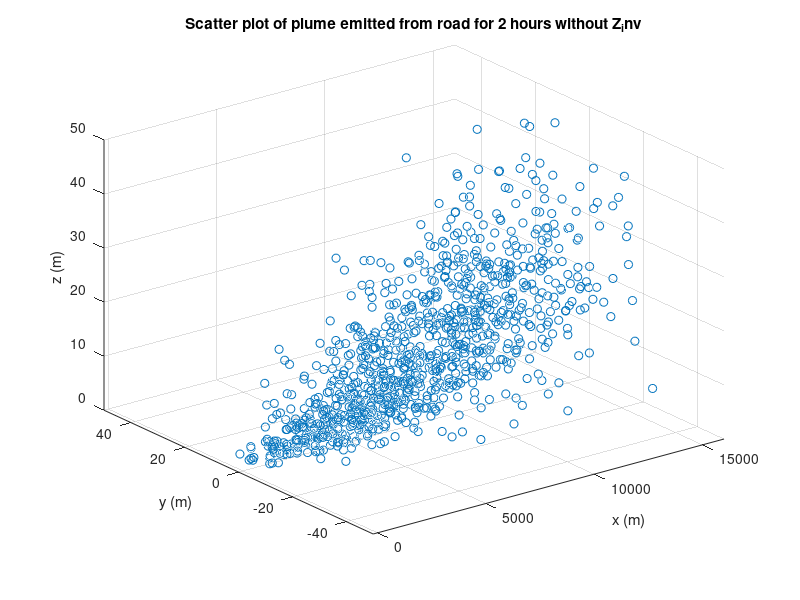
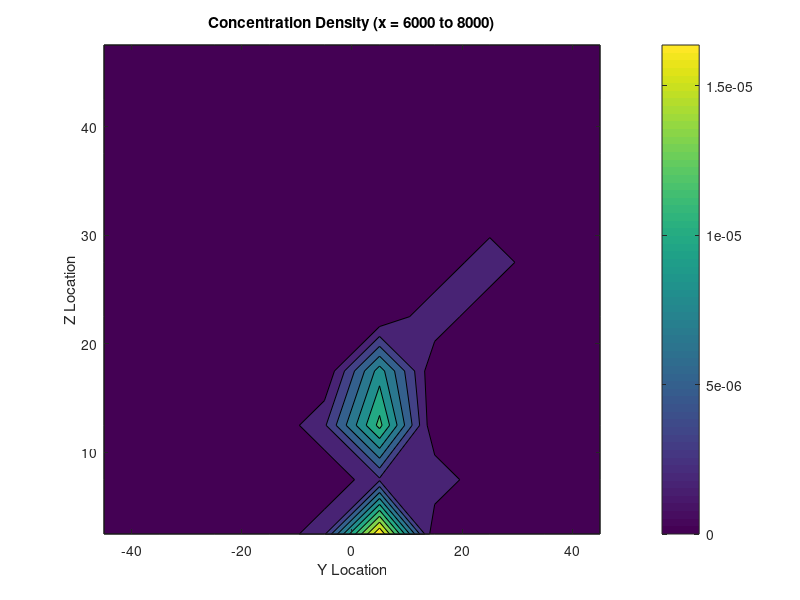
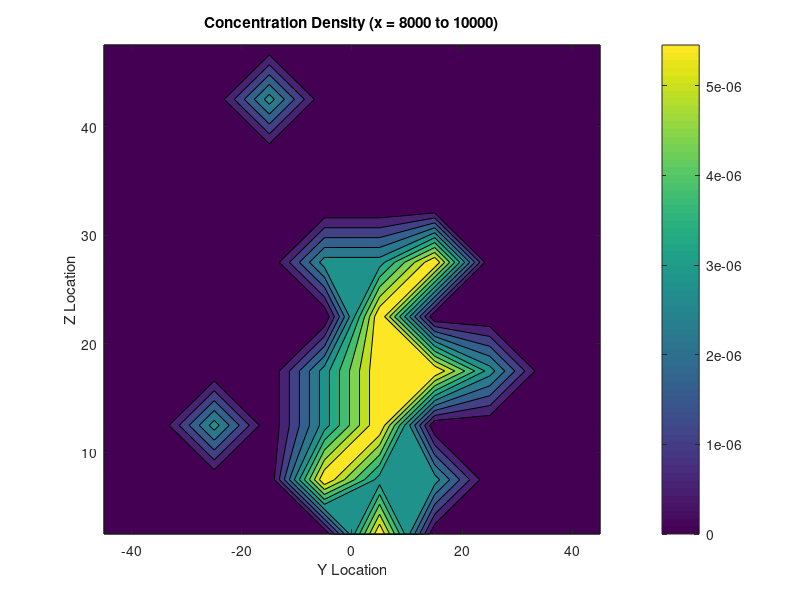

Reproduce these figures in MATLAB, in order.
%Julie Harrow
%1.020 Problem Set5: Problem 3C


% Simulation time
dt = 0.02; % time step (hours)
T = 100; % time steps

% Particles emitted over time step dt
emitted = 10;
% Mass of each particle : 1 particle theoretically equals 120 kg 
    % ----> yields 1200 kg/hr
Memitted = emitted*120;

% Dispersion coefficients (m2/hr)
Dx = 40; 
Dy = 40;
Dz = 40; 

%Dispersion terms of random displacement (epsilon)
dx = sqrt(2*Dx*dt);  
dy = sqrt(2*Dy*dt); 
dz = sqrt(2*Dz*dt);

% particle initialization
x = 100*unifrnd(0,60,1,T*emitted); %Xn
y = zeros(1,emitted*T); %Yn 
z = zeros(1,emitted*T); %Zn 

figure(1)
b_0 = 0.1; % mean displacement to account for buoyancy
z_inv = 30; %m

%Adding velocity
vx_0 = 4500; %m/hr
z_0 = 2; %m
vz = 0; %z mean velocity

for t=1:T
    
    % Velocity Vector in the x direction
    vx = vx_0 * ((z(1,1:t*emitted))/z_0).^0.15;
    
    % Random Variance; Omega
    omegaX = sqrt(3)*unifrnd(-1,1,1,t*emitted); 
    omegaY = sqrt(3)*unifrnd(-1,1,1,t*emitted);
    omegaZ = sqrt(3)*(b_0 + unifrnd(-1,1,1,t*emitted));
    
    % Location Vectors
    x(1,1:t*emitted) = x(1,1:t*emitted) + vx*dt + dx*omegaX(1:t*emitted);
    y(1,1:t*emitted) = y(1,1:t*emitted) + dy*omegaY(1:t*emitted);
    z(1,1:t*emitted) = z(1,1:t*emitted) + dz*omegaZ(1:t*emitted);
    
    %Reflective boundary  
    z = abs(z);   
    
    % Create 3D scatter plot
    scatter3(x,y,z,'k.'); 
    
    % Define axis limits
    xlim([-200 16000]);
    ylim([-50 50]);
    zlim([0 50]);
    title(['time=',num2str(t)])
    pause(0.1);
end
title('Scatter plot of plume emitted from road for 2 hours without Z_inv')
xlabel('x (m)'),ylabel('y (m)'),zlabel('z (m)');

% Y and Z grid boundaries



figure(2)

zmin = 0;
zmax = 50;
ymin = -50;
ymax = 50;
gridy(1) = ymin;
gridz(1) = zmin;
ngrid =10;
delty = (ymax - ymin) / ngrid; %width of each cell
deltz = (zmax - zmin) / ngrid; %height of each cell

for i = 1:ngrid
    gridy(i+1) = gridy(i) + delty;
    gridz(i+1) = gridz(i) + deltz;
    ycontour(i) = (gridy(i) + gridy(i+1))/2; %middle y location of cell
    zcontour(i) = (gridz(i) + gridz(i+1))/2; %middle z location of cell
end

% particle counting in each grid
for iy = 1:ngrid
    for iz = 1:ngrid
        ccontour(iz,iy) = sum((y>=gridy(iy)) & (y<=gridy(iy)+1)&...
            (z>=gridz(iz)) & (z<=gridz(iz+1)) & ((x>=6000)&(x<=8000)));
    end
end

%Conversion for Concentration Gradient
%2500 g/km/hr = particle mass * particles/hr/km
%2500g/km = 2500g/km/hr * .02 = 50
%particlemass = .3 kg/particle
volumeCell = 2000*delty*deltz;
concentration = .3*ccontour / (volumeCell);

contourf(ycontour,zcontour,concentration) %create contour plot
colorbar
title('Concentration Density (x = 6000 to 8000)')
xlabel('Y Location')
ylabel('Z Location')
        


figure(3)

zmin = 0;
zmax = 50;
ymin = -50;
ymax = 50;
gridy(1) = ymin;
gridz(1) = zmin;
ngrid =10;
delty = (ymax - ymin) / ngrid; %width of each cell
deltz = (zmax - zmin) / ngrid; %height of each cell

for i = 1:ngrid
    gridy(i+1) = gridy(i) + delty;
    gridz(i+1) = gridz(i) + deltz;
    ycontour(i) = (gridy(i) + gridy(i+1))/2; %middle y location of cell
    zcontour(i) = (gridz(i) + gridz(i+1))/2; %middle z location of cell
end

% particle counting in each grid
for iy = 1:ngrid
    for iz = 1:ngrid
        ccontour(iz,iy) = sum((y>=gridy(iy)) & (y<=gridy(iy)+1)&...
            (z>=gridz(iz)) & (z<=gridz(iz+1)) & ((x>=8000)&(x<=10000)));
    end
end

%Conversion for Concentration Gradient
%2500 g/km/hr = particle mass * particles/hr/km
%2500g/km = 2500g/km/hr * .02 = 50
%particlemass = .3 kg/particle
volumeCell = 2000*delty*deltz;
concentration = (.3*ccontour) / (volumeCell);

contourf(ycontour,zcontour,concentration) %create contour plot
colorbar
title('Concentration Density (x = 8000 to 10000)')
xlabel('Y Location')
ylabel('Z Location')
        
       
    